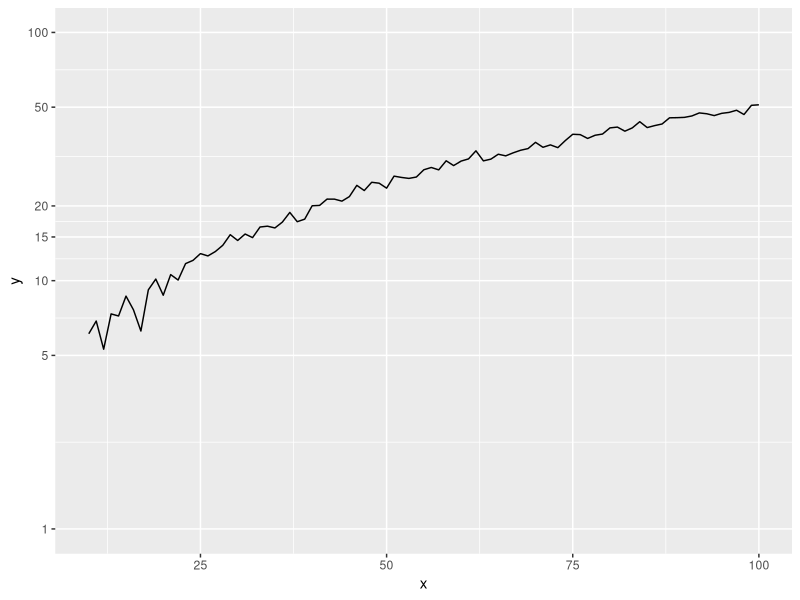
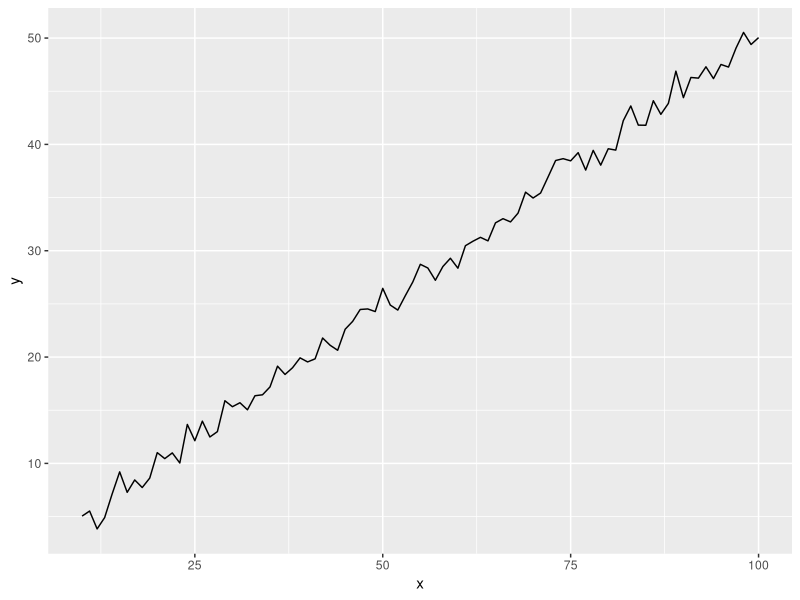

Write R code to recreate these figures, in order. (Note: this script raises an error after producing the figures.)
## ---- chunk 1
knitr::opts_chunk$set( warning=FALSE, message=FALSE)
## ---- chunk 2
# Library
library(ggplot2)

# Create dummy data
data <- data.frame(
  x=seq(10,100),
  y=seq(10,100)/2+rnorm(90)
)

# Make the plot
ggplot(data, aes(x=x, y=y)) +
  geom_line() +
  scale_y_log10( breaks=c(1,5,10,15,20,50,100), limits=c(1,100) )
## ---- chunk 3
# Library
library(ggplot2)

# Create dummy data
data <- data.frame(
  x=seq(10,100),
  y=seq(10,100)/2+rnorm(90)
)

# Make the plot
ggplot(data, aes(x=x, y=y)) +
  geom_line() 
## ---- chunk 4
htmltools::includeHTML("htmlChunkRelatedEvolution.html")
